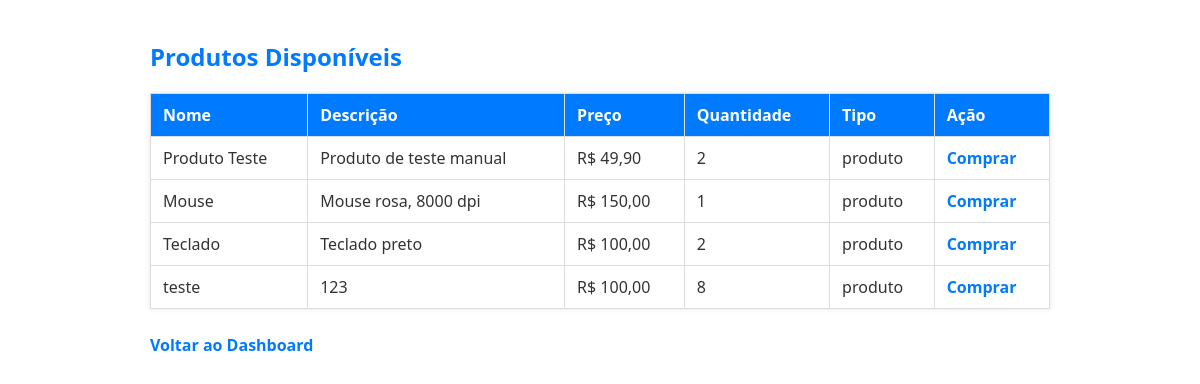
The app's page /public/cliente/produtos_disponiveis.php (signed in) with its own data.
### tables this page shows
CREATE TABLE produtos (
            id INTEGER PRIMARY KEY AUTOINCREMENT,
            id_usuario INTEGER NOT NULL,
            nome TEXT NOT NULL,
            descricao TEXT,
            preco REAL NOT NULL,
            quantidade INTEGER NOT NULL DEFAULT 0,
            reservado INTEGER NOT NULL DEFAULT 0,
            data_reserva INTEGER DEFAULT NULL,
            tipo TEXT NOT NULL,
            FOREIGN KEY (id_usuario) REFERENCES usuarios(id)
        );

### src/Models/Produto.php (called while the page is built, shortened)
<?php
class Produto {
    private static $pdo;
    private static function conectar() {
        if (!self::$pdo) {
            try {
                self::$pdo = new PDO('sqlite:' . __DIR__ . '/../../db.sqlite');
                self::$pdo->setAttribute(PDO::ATTR_ERRMODE, PDO::ERRMODE_EXCEPTION);
            } catch (PDOException $e) {
                die("Erro ao conectar com o banco: " . $e->getMessage());
            }
        }
        return self::$pdo;
    }
    public static function listarProdutosDisponiveis() {
        $pdo = self::conectar();
        $stmt = $pdo->prepare("SELECT * FROM produtos WHERE quantidade > 0");
        $stmt->execute();
        return $stmt->fetchAll(PDO::FETCH_ASSOC);
    }
}

### public/cliente/produtos_disponiveis.php (the view, shortened to what this page needs)
<?php
$produtos = Produto::listarProdutosDisponiveis();
?>
<!DOCTYPE html>
<html lang="pt-BR">
<head>
</head>
<body>
    <h2>Produtos Disponíveis</h2>
    <?php if (!$produtos): ?>
        <p>Nenhum produto disponível no momento.</p>
    <?php else: ?>
        <table>
            <thead>
                <tr>
                    <th>Nome</th>
                    <th>Descrição</th>
                    <th>Preço</th>
                    <th>Quantidade</th>
                    <th>Tipo</th>
                    <th>Ação</th>
                </tr>
            </thead>
            <tbody>
                <?php foreach ($produtos as $p): ?>
                    <tr>
                        <td><?= htmlspecialchars($p['nome']) ?></td>
                        <td><?= htmlspecialchars($p['descricao']) ?></td>
                        <td>R$ <?= number_format($p['preco'], 2, ',', '.') ?></td>
                        <td><?= htmlspecialchars($p['quantidade']) ?></td>
                        <td><?= htmlspecialchars($p['tipo']) ?></td>
                        <td>
                            <a href="confirmar_compra.php?id_produto=<?= urlencode($p['id']) ?>"
                               onclick="return confirm('Confirmar compra deste produto?')">Comprar</a>
                        </td>
                    </tr>
                <?php endforeach; ?>
            </tbody>
        </table>
    <?php endif; ?>
    <p><a href="dashboard_cliente.php">Voltar ao Dashboard</a></p>
</body>
</html>

### public/cliente/produtos_disponiveis.php (style rules this page uses)
body { font-family: 'Segoe UI', Tahoma, Geneva, Verdana, sans-serif; max-width: 900px; margin: 40px auto; color: #333; }
h2 { color: #007BFF; }
table { width: 100%; border-collapse: collapse; margin-top: 20px; box-shadow: 0 0 5px rgba(0,0,0,0.1); }
th, td { padding: 10px 12px; border: 1px solid #ddd; text-align: left; }
th { background-color: #007BFF; color: white; font-weight: bold; }
a { color: #007BFF; font-weight: bold; text-decoration: none; cursor: pointer; transition: color 0.3s ease; }
p { margin-top: 25px; }
p a { font-weight: bold; }

### records on screen
produtos: nome "Produto Teste", descricao "Produto de teste manual", preco "49,90", quantidade "2", tipo "produto"
produtos: nome "Mouse", descricao "Mouse rosa, 8000 dpi", preco "150,00", quantidade "1", tipo "produto"
produtos: nome "Teclado", descricao "Teclado preto", preco "100,00", quantidade "2", tipo "produto"
produtos: nome "teste", descricao "123", preco "100,00", quantidade "8", tipo "produto"
